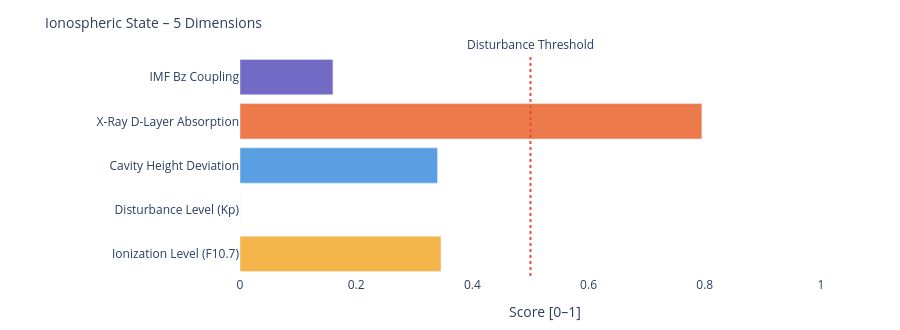

Notebook code cell kept with this figure:
### Markdown cell above
---
### 📐 Systemic Insight: Geometric Cavity vs. Real Schumann Resonance

**Relevant for:** Layer 6 = delta analysis &nbsp;|&nbsp; Layer 7 = feature vector / system interpretation

A cavity height change from 80 km to 70 km shifts the **idealized geometric frequencies** only minimally:

| Modus | Aktuell | Referenz | Δ |
|-------|---------|----------|---|
| SR-1 | 10.4762 Hz | 10.4599 Hz | +16 mHz |
| SR-2 | 18.1452 Hz | 18.1171 Hz | +28 mHz |
| SR-3 | 25.6612 Hz | 25.6215 Hz | +40 mHz |
| SR-4 | 33.1285 Hz | 33.0772 Hz | +51 mHz |

The geometric effect is limited because 10 km is very small compared to Earth's radius (~6371 km).

**Consequence:** Real Schumann deviations are likely driven more strongly by **conductivity, damping, day/night structure, lightning distribution and source geometry** than by pure cavity height.

---

**Layer 6 compares:**
```
geometric Δ from Layer 4  vs.  observed Δ from real Schumann measurement data
```

**Layer 7 Feature:**
```
If real Δ >> geometric Δ  →  non-geometric factors dominant
```

### Code cell
# ============================================================
# IONOSPHERIC STATE – Summary gauge
# Five dimensions: ionization, disturbance, cavity height, X-Ray, Bz coupling
# ============================================================

def norm(v, lo, hi):
    if v is None: return None
    return round(max(0.0, min(1.0, (v - lo) / (hi - lo))), 3)

# Ionization level (F10.7 → F2-Layer)
ioniz = norm(f107_val, 60, 250)

# Disturbance level (Kp → E/F-Layer irregularities)
disturb = norm(kp_val, 0, 9)

# Cavity height deviation from reference (80 km)
h_dev = norm(abs(h_eff - 80), 0, 20)

# X-Ray ionization (D-Layer absorption)
xray_ioniz = None
if xray_now is not None:
    xray_ioniz = norm(math.log10(max(xray_now, 1e-9)) + 9, 0, 5)

# Bz coupling (southward Bz → stronger magnetosphere-ionosphere coupling)
bz_coupling = norm(-(bz_now or 0), -5, 30) if bz_now is not None else None

dims = [
    ('Ionization Level (F10.7)',    ioniz,      '#F2A623'),
    ('Disturbance Level (Kp)',      disturb,    '#7F77DD'),
    ('Cavity Height Deviation',     h_dev,      '#378ADD'),
    ('X-Ray D-Layer Absorption',    xray_ioniz, '#E85D24'),
    ('IMF Bz Coupling',             bz_coupling,'#534AB7'),
]

fig = go.Figure()
for name, val, col in dims:
    if val is not None:
        h = int(val * 20)
        bar = '█' * h + '░' * (20 - h)
        label = f'{name}:  {bar}  {val:.3f}'
    else:
        label = f'{name}:  {"─" * 20}  n/a'
    fig.add_trace(go.Bar(
        x=[val if val is not None else 0],
        y=[name],
        orientation='h',
        marker_color=col, opacity=0.82,
        showlegend=False
    ))

fig.add_vline(x=0.5, line_dash='dot', line_color='#e74c3c',
              annotation_text='Disturbance Threshold', annotation_position='top')
fig.update_layout(
    title=dict(text='Ionospheric State – 5 Dimensions', font=dict(size=14)),
    xaxis=dict(title='Score [0–1]', range=[0, 1.05]),
    height=330, plot_bgcolor='rgba(0,0,0,0)', paper_bgcolor='rgba(0,0,0,0)',
    margin=dict(l=240, r=50, t=55, b=40)
)
fig.show()

print(f'\nIonospheric state:')
for name, val, _ in dims:
    print(f'  {name:<35} {val:.3f}' if val is not None else f'  {name:<35} n/a')

### Figure 1 — Plotly figure (JSON) as saved in the notebook; plotly's stock layout.template omitted (floating-point values rounded to 4 significant figures)
{"data": [{"marker": {"color": "#F2A623"}, "opacity": 0.82, "orientation": "h", "showlegend": false, "type": "bar", "x": [0.346], "y": ["Ionization Level (F10.7)"]}, {"marker": {"color": "#7F77DD"}, "opacity": 0.82, "orientation": "h", "showlegend": false, "type": "bar", "x": [0.0], "y": ["Disturbance Level (Kp)"]}, {"marker": {"color": "#378ADD"}, "opacity": 0.82, "orientation": "h", "showlegend": false, "type": "bar", "x": [0.34], "y": ["Cavity Height Deviation"]}, {"marker": {"color": "#E85D24"}, "opacity": 0.82, "orientation": "h", "showlegend": false, "type": "bar", "x": [0.795], "y": ["X-Ray D-Layer Absorption"]}, {"marker": {"color": "#534AB7"}, "opacity": 0.82, "orientation": "h", "showlegend": false, "type": "bar", "x": [0.16], "y": ["IMF Bz Coupling"]}], "layout": {"annotations": [{"showarrow": false, "text": "Disturbance Threshold", "x": 0.5, "xanchor": "center", "xref": "x", "y": 1, "yanchor": "bottom", "yref": "y domain"}], "height": 330, "margin": {"b": 40, "l": 240, "r": 50, "t": 55}, "paper_bgcolor": "rgba(0,0,0,0)", "plot_bgcolor": "rgba(0,0,0,0)", "shapes": [{"line": {"color": "#e74c3c", "dash": "dot"}, "type": "line", "x0": 0.5, "x1": 0.5, "xref": "x", "y0": 0, "y1": 1, "yref": "y domain"}], "title": {"font": {"size": 14}, "text": "Ionospheric State – 5 Dimensions"}, "xaxis": {"range": [0, 1.05], "title": {"text": "Score [0–1]"}}}}
